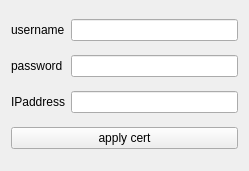
<?xml version="1.0" encoding="UTF-8"?>
<ui version="4.0">
 <class>MainWindow</class>
 <widget class="QMainWindow" name="MainWindow">
  <property name="geometry">
   <rect>
    <x>0</x>
    <y>0</y>
    <width>249</width>
    <height>171</height>
   </rect>
  </property>
  <property name="windowTitle">
   <string>Cert Application</string>
  </property>
  <property name="statusTip">
   <string notr="true"/>
  </property>
  <property name="dockOptions">
   <set>QMainWindow::AllowTabbedDocks|QMainWindow::AnimatedDocks</set>
  </property>
  <widget class="QWidget" name="centralWidget">
   <layout class="QGridLayout" name="gridLayout">
    <item row="0" column="0">
     <widget class="QLabel" name="label">
      <property name="text">
       <string>username</string>
      </property>
     </widget>
    </item>
    <item row="0" column="1">
     <widget class="QLineEdit" name="username"/>
    </item>
    <item row="1" column="0">
     <widget class="QLabel" name="label_2">
      <property name="font">
       <font>
        <stylestrategy>PreferDefault</stylestrategy>
       </font>
      </property>
      <property name="text">
       <string>password</string>
      </property>
     </widget>
    </item>
    <item row="1" column="1">
     <widget class="QLineEdit" name="password">
      <property name="enabled">
       <bool>true</bool>
      </property>
      <property name="inputMethodHints">
       <set>Qt::ImhHiddenText|Qt::ImhNoAutoUppercase|Qt::ImhNoPredictiveText|Qt::ImhSensitiveData</set>
      </property>
      <property name="echoMode">
       <enum>QLineEdit::Password</enum>
      </property>
     </widget>
    </item>
    <item row="2" column="0">
     <widget class="QLabel" name="label_3">
      <property name="text">
       <string>IPaddress</string>
      </property>
     </widget>
    </item>
    <item row="2" column="1">
     <widget class="QLineEdit" name="ipaddress"/>
    </item>
    <item row="3" column="0" colspan="2">
     <widget class="QPushButton" name="pushButton">
      <property name="text">
       <string>apply cert</string>
      </property>
     </widget>
    </item>
   </layout>
  </widget>
 </widget>
 <layoutdefault spacing="6" margin="11"/>
 <resources/>
 <connections/>
</ui>
